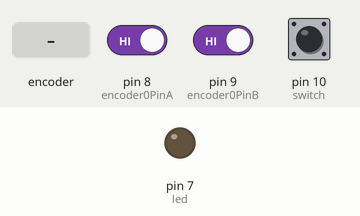
A sketch run on a simulated Arduino Uno, built with avr-gcc and run on an emulated ATmega328P. On the bench: output pins drawn as LEDs (lit = HIGH). The test bench sets the inputs (shaded band); at power-on: pin 10 (switch) HIGH, pin 8 (encoder0PinA) HIGH, pin 9 (encoder0PinB) HIGH. What the sketch prints to the serial monitor is not drawn.

Above: at 1.2 s.
1.3 s: pin 10 (switch) pulled LOW for 0.15 s
At 1.6 s:
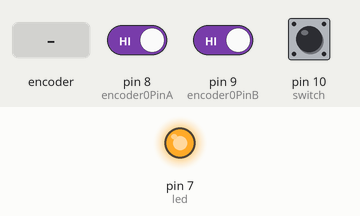
2.9 s: rotary encoder on pin 8 (encoder0PinA) / pin 9 (encoder0PinB) turned 1 step (first pin leading)
4.6 s: rotary encoder on pin 8 (encoder0PinA) / pin 9 (encoder0PinB) turned 3 steps (first pin leading)
Timing chart, 0 to 7.6 s (numbered marks = the images above; inputs shaded):
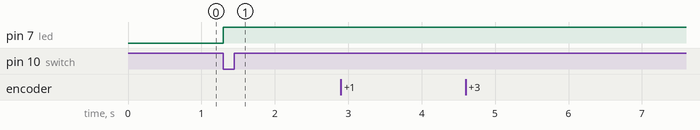

Measured:
- after the input at 1.3 s, pin 7 (led): LOW → HIGH at once
- after the input at 2.9 s, every drawn part: stays the same
- after the input at 4.6 s, every drawn part: stays the same

The sketch:

test_enkoder.ino
```cpp
 /* Read Quadrature Encoder
   Connect Encoder to Pins encoder0PinA, encoder0PinB, and +5V.

   Sketch by max wolf / www.meso.net
   v. 0.1 - very basic functions - mw 20061220

*/
// DZIALA //

int val;
int encoder0PinA = 8;
int encoder0PinB = 9;
int encoder0Pos = 0;
int encoder0PinALast = LOW;
int n = HIGH;

void setup() {

  pinMode (encoder0PinA,INPUT_PULLUP);
  pinMode (encoder0PinB,INPUT_PULLUP);
  pinMode (7,OUTPUT); //led
  pinMode (10,INPUT_PULLUP); //switch

  Serial.begin (9600);
}

void loop() {
  n = digitalRead(encoder0PinA);
  if ((encoder0PinALast == HIGH) && (n == LOW)) {
    if (digitalRead(encoder0PinB) == HIGH) {
      encoder0Pos--;
    } else {
      encoder0Pos++;
    }
    Serial.print (encoder0Pos);
    Serial.print ("/");
  }
  encoder0PinALast = n;

  if(encoder0Pos==5) digitalWrite(7,HIGH);
  if(digitalRead(10)==LOW) digitalWrite(7,HIGH);
}
```
